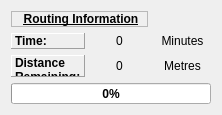
<?xml version="1.0" encoding="UTF-8"?>
<ui version="4.0">
 <class>RoutingItemWidget</class>
 <widget class="QWidget" name="RoutingItemWidget">
  <property name="geometry">
   <rect>
    <x>0</x>
    <y>0</y>
    <width>222</width>
    <height>115</height>
   </rect>
  </property>
  <property name="windowTitle">
   <string>Routing Widget</string>
  </property>
  <layout class="QGridLayout" name="gridLayout">
   <item row="0" column="0" colspan="2">
    <widget class="QLabel" name="routingHeaderlabel">
     <property name="layoutDirection">
      <enum>Qt::RightToLeft</enum>
     </property>
     <property name="frameShape">
      <enum>QFrame::StyledPanel</enum>
     </property>
     <property name="frameShadow">
      <enum>QFrame::Raised</enum>
     </property>
     <property name="text">
      <string>&lt;!DOCTYPE HTML PUBLIC &quot;-//W3C//DTD HTML 4.0//EN&quot; &quot;http://www.w3.org/TR/REC-html40/strict.dtd&quot;&gt;
&lt;html&gt;&lt;head&gt;&lt;meta name=&quot;qrichtext&quot; content=&quot;1&quot; /&gt;&lt;style type=&quot;text/css&quot;&gt;
p, li { white-space: pre-wrap; }
&lt;/style&gt;&lt;/head&gt;&lt;body style=&quot; font-family:'Sans Serif'; font-size:9pt; font-weight:400; font-style:normal;&quot;&gt;
&lt;table border=&quot;0&quot; style=&quot;-qt-table-type: root; margin-top:4px; margin-bottom:4px; margin-left:4px; margin-right:4px;&quot;&gt;
&lt;tr&gt;
&lt;td style=&quot;border: none;&quot;&gt;
&lt;p align=&quot;center&quot; style=&quot; margin-top:0px; margin-bottom:0px; margin-left:0px; margin-right:0px; -qt-block-indent:0; text-indent:0px;&quot;&gt;&lt;span style=&quot; font-weight:600; text-decoration: underline;&quot;&gt;Routing Information&lt;/span&gt;&lt;/p&gt;&lt;/td&gt;&lt;/tr&gt;&lt;/table&gt;&lt;/body&gt;&lt;/html&gt;</string>
     </property>
     <property name="textFormat">
      <enum>Qt::AutoText</enum>
     </property>
    </widget>
   </item>
   <item row="1" column="0">
    <widget class="QLabel" name="timeLabel">
     <property name="toolTip">
      <string>Time remaining to reach destination</string>
     </property>
     <property name="whatsThis">
      <string/>
     </property>
     <property name="frameShape">
      <enum>QFrame::Panel</enum>
     </property>
     <property name="frameShadow">
      <enum>QFrame::Raised</enum>
     </property>
     <property name="text">
      <string>&lt;!DOCTYPE HTML PUBLIC &quot;-//W3C//DTD HTML 4.0//EN&quot; &quot;http://www.w3.org/TR/REC-html40/strict.dtd&quot;&gt;
&lt;html&gt;&lt;head&gt;&lt;meta name=&quot;qrichtext&quot; content=&quot;1&quot; /&gt;&lt;style type=&quot;text/css&quot;&gt;
p, li { white-space: pre-wrap; }
&lt;/style&gt;&lt;/head&gt;&lt;body style=&quot; font-family:'Sans Serif'; font-size:9pt; font-weight:400; font-style:normal;&quot;&gt;
&lt;table style=&quot;-qt-table-type: root; margin-top:4px; margin-bottom:4px; margin-left:4px; margin-right:4px;&quot;&gt;
&lt;tr&gt;
&lt;td style=&quot;border: none;&quot;&gt;
&lt;p style=&quot; margin-top:0px; margin-bottom:0px; margin-left:0px; margin-right:0px; -qt-block-indent:0; text-indent:0px;&quot;&gt;&lt;span style=&quot; font-weight:600;&quot;&gt;Time:&lt;/span&gt;&lt;/p&gt;&lt;/td&gt;&lt;/tr&gt;&lt;/table&gt;&lt;/body&gt;&lt;/html&gt;</string>
     </property>
    </widget>
   </item>
   <item row="1" column="1">
    <widget class="QLabel" name="remainingTimeLabel">
     <property name="toolTip">
      <string>Time remaining to reach destination</string>
     </property>
     <property name="text">
      <string>0</string>
     </property>
     <property name="textFormat">
      <enum>Qt::AutoText</enum>
     </property>
     <property name="scaledContents">
      <bool>false</bool>
     </property>
     <property name="alignment">
      <set>Qt::AlignCenter</set>
     </property>
    </widget>
   </item>
   <item row="1" column="2">
    <widget class="QLabel" name="timeUnitLabel">
     <property name="text">
      <string>Minutes</string>
     </property>
     <property name="alignment">
      <set>Qt::AlignCenter</set>
     </property>
    </widget>
   </item>
   <item row="2" column="0">
    <widget class="QLabel" name="distanceLabel">
     <property name="toolTip">
      <string>Total Distance Remaining</string>
     </property>
     <property name="frameShape">
      <enum>QFrame::Panel</enum>
     </property>
     <property name="frameShadow">
      <enum>QFrame::Raised</enum>
     </property>
     <property name="text">
      <string>&lt;!DOCTYPE HTML PUBLIC &quot;-//W3C//DTD HTML 4.0//EN&quot; &quot;http://www.w3.org/TR/REC-html40/strict.dtd&quot;&gt;
&lt;html&gt;&lt;head&gt;&lt;meta name=&quot;qrichtext&quot; content=&quot;1&quot; /&gt;&lt;style type=&quot;text/css&quot;&gt;
p, li { white-space: pre-wrap; }
&lt;/style&gt;&lt;/head&gt;&lt;body style=&quot; font-family:'Sans Serif'; font-size:9pt; font-weight:400; font-style:normal;&quot;&gt;
&lt;p style=&quot; margin-top:0px; margin-bottom:0px; margin-left:0px; margin-right:0px; -qt-block-indent:0; text-indent:0px;&quot;&gt;&lt;span style=&quot; font-weight:600;&quot;&gt;Distance Remaining:&lt;/span&gt;&lt;/p&gt;&lt;/body&gt;&lt;/html&gt;</string>
     </property>
     <property name="wordWrap">
      <bool>true</bool>
     </property>
    </widget>
   </item>
   <item row="2" column="1">
    <widget class="QLabel" name="remainingDistanceLabel">
     <property name="toolTip">
      <string>Total Distance Remaining</string>
     </property>
     <property name="text">
      <string>0</string>
     </property>
     <property name="alignment">
      <set>Qt::AlignCenter</set>
     </property>
    </widget>
   </item>
   <item row="2" column="2">
    <widget class="QLabel" name="distanceUnitLabel">
     <property name="text">
      <string>Metres</string>
     </property>
     <property name="alignment">
      <set>Qt::AlignCenter</set>
     </property>
    </widget>
   </item>
   <item row="3" column="0" colspan="3">
    <widget class="QProgressBar" name="distanceCoveredProgressBar">
     <property name="font">
      <font>
       <weight>75</weight>
       <bold>true</bold>
      </font>
     </property>
     <property name="toolTip">
      <string>Distance Covered</string>
     </property>
     <property name="value">
      <number>0</number>
     </property>
    </widget>
   </item>
  </layout>
 </widget>
 <resources/>
 <connections/>
</ui>
